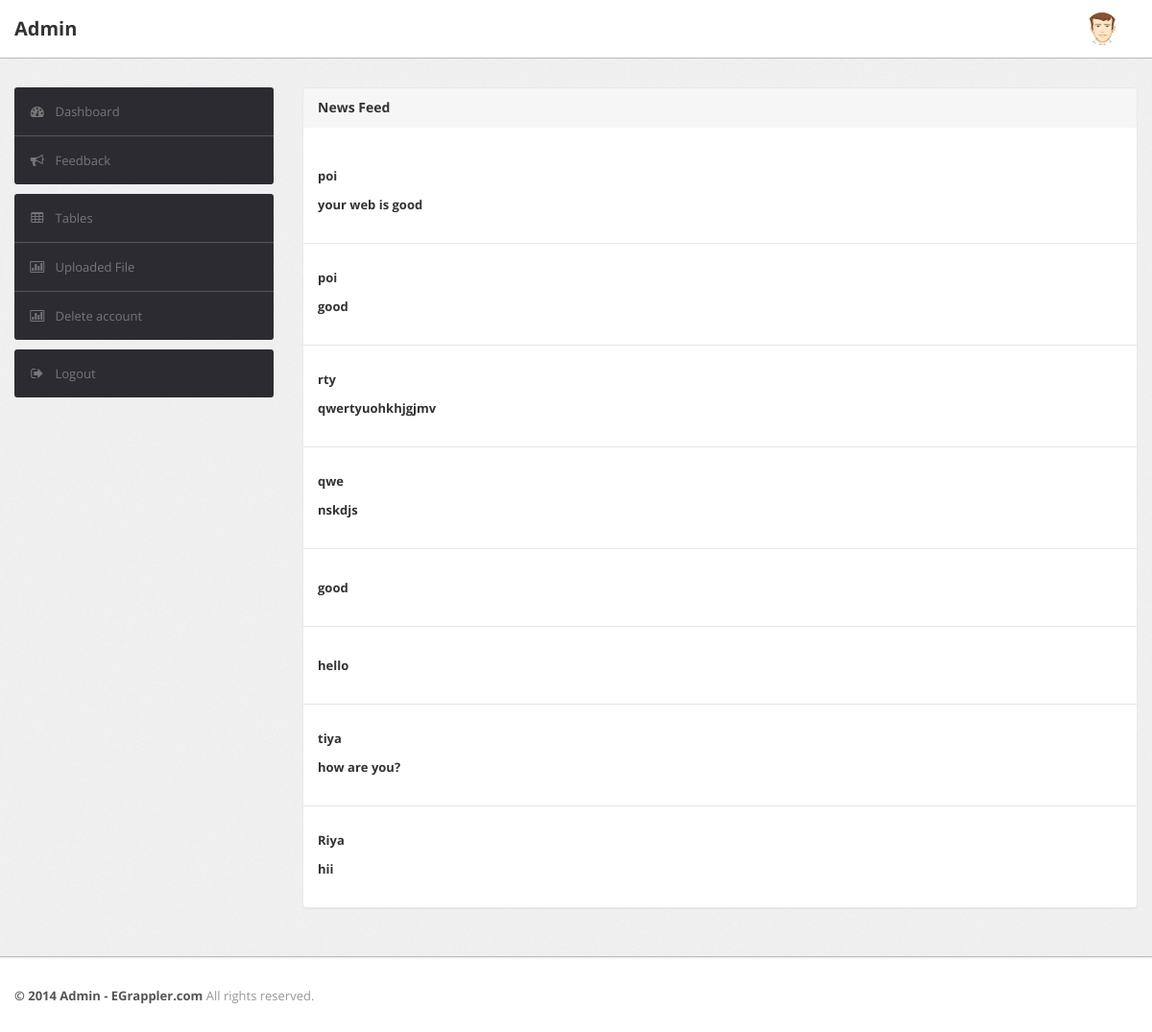
Screenshot of /edmin/code/activity.php with the database file from the repository.
### tables this page shows
CREATE TABLE `feedback` (
  `uid` int(255) NOT NULL,
  `username` varchar(255) NOT NULL,
  `email` varchar(255) NOT NULL,
  `msg` varchar(255) NOT NULL
);

### edmin/code/activity.php (the view, shortened to what this page needs)
<?php
   include 'conn.php';
    ?>
<!DOCTYPE html>
<html lang="en">
<head>
<head>
	<link type="text/css" href="bootstrap/css/bootstrap.min.css" rel="stylesheet">
	<link type="text/css" href="bootstrap/css/bootstrap-responsive.min.css" rel="stylesheet">
	<link type="text/css" href="css/theme.css" rel="stylesheet">
	<link type="text/css" href="images/icons/css/font-awesome.css" rel="stylesheet">
</head>
<body>
	<div class="navbar navbar-fixed-top">
            <div class="navbar-inner">
                <div class="container">
                        <a class="brand" href="index1.php">Admin </a>
                    <div class="nav-collapse collapse navbar-inverse-collapse">
                        <ul class="nav pull-right">
                            <li class="nav-user dropdown"><a href="#" class="dropdown-toggle" data-toggle="dropdown">
                                <img src="images/user.png" class="nav-avatar" />
                                </a>
                            </li>
                        </ul>
                    </div>
                </div>
            </div>
        </div>
        <div class="wrapper">
            <div class="container">
                <div class="row">
                    <div class="span3">
                        <div class="sidebar">
                            <ul class="widget widget-menu unstyled">
                                <li class="active"><a href="index1.php"><i class="menu-icon icon-dashboard"></i>Dashboard
                                </a></li>
                                <li><a href="activity.php"><i class="menu-icon icon-bullhorn"></i>Feedback</a>
                                </li>
                            </ul>
                            <ul class="widget widget-menu unstyled">
                                <li><a href="table.php"><i class="menu-icon icon-table"></i>Tables </a></li>
                                <li><a href="tablefile.php"><i class="menu-icon icon-bar-chart"></i>Uploaded File</a></li>
                                <li><a href="table1.php"><i class="menu-icon icon-bar-chart"></i>Delete account</a></li></ul>
                            <ul class="widget widget-menu unstyled">
                                <li><a href="logout.php"><i class="menu-icon icon-signout"></i>Logout </a></li>
                            </ul>
                        </div>
        				</div>
				<div class="span9">
					<div class="content">
						<div class="module">
							<div class="module-head">
								<h3>News Feed</h3>
							</div>
									<?php
									$res=mysqli_query($conn,"select *from feedback");
									$n=mysqli_num_rows($res);
									for ($i=0; $i <$n ; $i++) {
										$row=mysqli_fetch_array($res);
										$b=$row[1];
										$c=$row[3];
									?>
									<div class="media stream">
										<div class="media-body">
											<div class="stream-headline">
												<h5>
													<?php echo $b ; ?>
												</h5>
												<h5>
													<?php echo $c; ?>
                                                </div>
											</div>
										</div>
										<?php
									}
									?>
									</div>
								</div>
							</div>
						</div>
					</div>
				</div>
	<div class="footer">
		<div class="container">
			<b class="copyright">&copy; 2014 Admin - EGrappler.com </b> All rights reserved.
		</div>
	</div>
</body>
</html>

### edmin/code/css/theme.css (style rules this page uses)
body { font-size: 13px; font-family: 'Open Sans', Arial, sans-serif; background: #fff; color: #777 }
h1, h2, h3, h4, h5, h6 { color: #333; margin-top: 0 }
h3 { font-size: 20px }
h5 { font-size: 13px }
strong, b { color: #555 }
.wrapper { background: url(../images/bg.png) #eee; border-bottom: 1px solid #bbb; -webkit-box-shadow: 0 1px 2px rgba(0,0,0,0.1); -moz-box-shadow: 0 1px 2px rgba(0,0,0,0.1); box-shadow: 0 1px 2px rgba(0,0,0,0.1); padding: 30px 0 }
.footer { color: #999; padding: 30px 0 60px }
body [class^="icon-"], body [class*=" icon-"] { font-size: 14px; line-height: 20px; height: 20px }
.module { background: #fff; -webkit-border-radius: 3px; -moz-border-radius: 3px; border-radius: 3px; border: 1px solid #ccc; border-bottom-color: #bbb; -webkit-box-shadow: 0 0 1px rgba(0,0,0,0.2); -moz-box-shadow: 0 0 1px rgba(0,0,0,0.2); box-shadow: 0 0 1px rgba(0,0,0,0.2); margin-bottom: 30px }
.navbar { position: static!important; margin: 0!important }
.navbar .navbar-inner { background: #fff; border-bottom: 1px solid #bbb; -webkit-box-shadow: 0 1px 2px rgba(0,0,0,0.15); -moz-box-shadow: 0 1px 2px rgba(0,0,0,0.15); box-shadow: 0 1px 2px rgba(0,0,0,0.15) }
.navbar .brand { color: #333; font-weight: bold; font-size: 20px; margin-right: 20px; padding: 20px }
.navbar .nav>li>a { padding: 20px 15px; font-weight: bold; color: #777 }
.nav-user>a { height: 20px }
.nav-avatar { width: 34px; height: 34px; margin: -7px 5px 0 0; -webkit-border-radius: 50%; -moz-border-radius: 50%; border-radius: 50% }
.widget-menu { background: #fff; -webkit-border-radius: 3px; -moz-border-radius: 3px; border-radius: 3px; overflow: hidden }
.widget-menu a { color: #555; display: block; line-height: 20px; padding: 15px; text-decoration: none!important }
.widget-menu .menu-icon { margin-right: 10px; color: #767676; -webkit-transition: all .2s ease-in-out; -moz-transition: all .2s ease-in-out; transition: all .2s ease-in-out; }
.widget-menu>li+li { border-top: 1px solid #555 }
.widget-menu>li>a { background-color: #2d2b32; color: #767676; -webkit-transition: all .2s ease-in-out; -moz-transition: all .2s ease-in-out; transition: all .2s ease-in-out; }
.module { box-shadow: 0 0 3px rgba(0,0,0,.1); border-color: #e9e9e9; margin-bottom: 20px; background-color: #fff; border-radius: 4px; -webkit-box-shadow: 0 1px 1px rgba(0,0,0,.05); box-shadow: 0 1px 1px rgba(0,0,0,.05); }
.module-head { color: #767676; background-color: #f6f6f6; border-color: #e9e9e9; padding: 10px 15px; border-bottom: 1px solid transparent; border-top-right-radius: 3px; border-top-left-radius: 3px; }
.module-head h3 { font-size: 14px; line-height: 20px; height: 20px; margin: 0 }
.stream { padding: 20px 15px }
.stream+.stream { border-top: 1px solid #e5e5e5; margin-top: 0 }
.stream-headline { margin: 5px 0 10px }

### rows the page displays
feedback: username "poi", msg "your web is good"
feedback: username "poi", msg "good"
feedback: username "rty", msg "qwertyuohkhjgjmv"
feedback: username "qwe", msg "nskdjs"
feedback: msg "good"
feedback: msg "hello"
feedback: username "tiya", msg "how are you?"
feedback: username "Riya", msg "hii"
